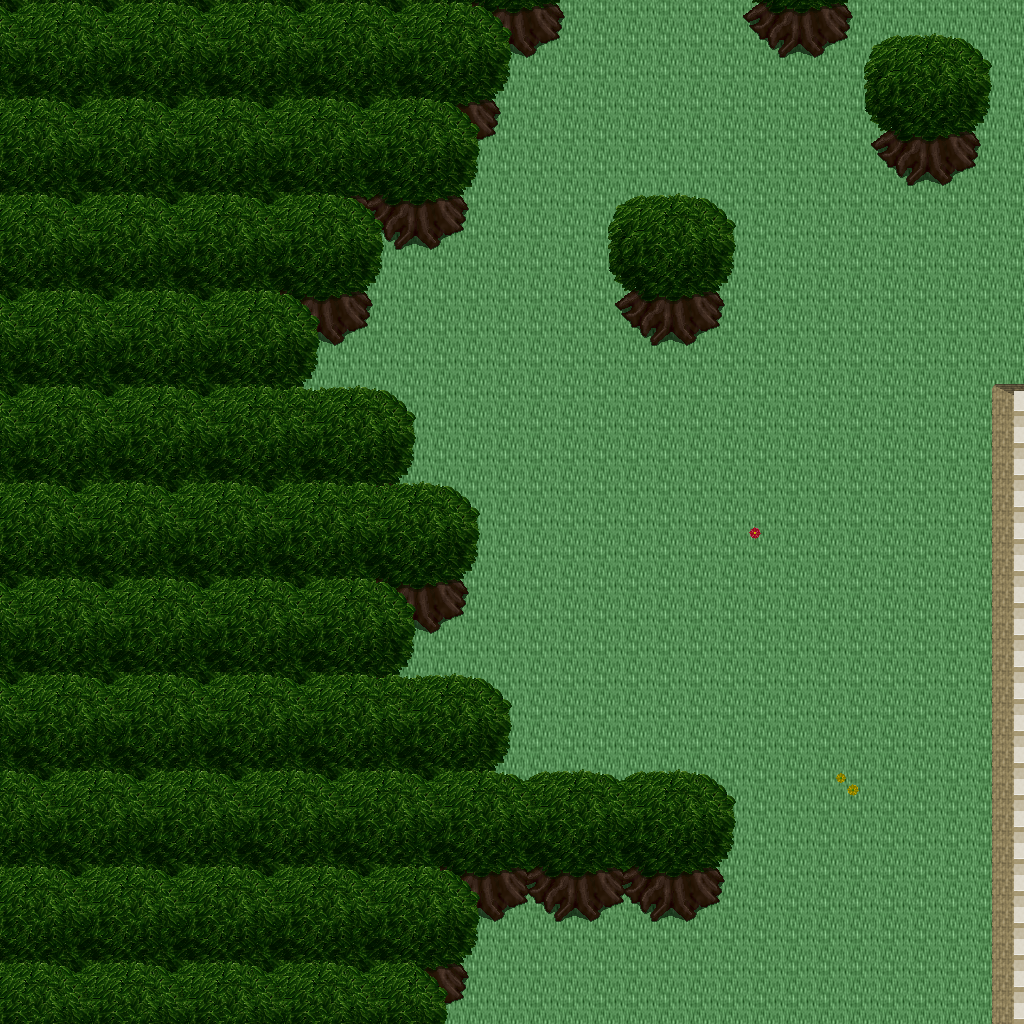

The image is a tile-based game level rendered from a .tmx file. Its description and source (layers, tilesets, objects; grid data summarised) follow:
An orthogonal 32x32 tile map with 32x32 px tiles, 5 tile layers (Ground, Objects, Objects2, Above, ...), 1 hidden layer not drawn, 46 tilesets.

<map version="1.10" tiledversion="1.11.0" orientation="orthogonal" renderorder="right-down" width="32" height="32" tilewidth="32" tileheight="32" infinite="0" nextlayerid="11" nextobjectid="1">
 <tileset firstgid="1" name="logic_collision" tilewidth="32" tileheight="32" tilecount="1" columns="1">
  <image source="../drawable/logic_collision.png" width="32" height="32" />
 </tileset>
 <tileset firstgid="2" name="ground_ground" tilewidth="32" tileheight="32" tilecount="33" columns="3">
  <image source="../drawable/ground_ground.png" width="96" height="352" />
 </tileset>
 <tileset firstgid="35" name="building_castle" tilewidth="32" tileheight="32" tilecount="320" columns="20">
  <image source="../drawable/building_castle.png" width="640" height="512" />
 </tileset>
 <tileset firstgid="355" name="item_weapon_cannon" tilewidth="32" tileheight="32" tilecount="12" columns="3">
  <image source="../drawable/item_weapon_cannon.png" width="96" height="128" />
 </tileset>
 <tileset firstgid="367" name="item_pot_barrels_1" tilewidth="32" tileheight="32" tilecount="8" columns="4">
  <image source="../drawable/item_pot_barrels_1.png" width="128" height="64" />
 </tileset>
 <tileset firstgid="375" name="plant_tree_tree_darkgreen" tilewidth="32" tileheight="32" tilecount="88" columns="8">
  <image source="../drawable/plant_tree_tree_darkgreen.png" width="256" height="352" />
 </tileset>
 <tileset firstgid="463" name="building_decoration_chimney_big" tilewidth="32" tileheight="32" tilecount="2" columns="1">
  <image source="../drawable/building_decoration_chimney_big.png" width="32" height="64" />
 </tileset>
 <tileset firstgid="465" name="building_door_door" tilewidth="32" tileheight="32" tilecount="6" columns="3">
  <image source="../drawable/building_door_door.png" width="96" height="64" />
 </tileset>
 <tileset firstgid="471" name="building_door_closed" tilewidth="32" tileheight="32" tilecount="1" columns="1">
  <image source="../drawable/building_door_closed.png" width="32" height="32" />
 </tileset>
 <tileset firstgid="472" name="building_window_window_centered" tilewidth="32" tileheight="32" tilecount="1" columns="1">
  <image source="../drawable/building_window_window_centered.png" width="32" height="32" />
 </tileset>
 <tileset firstgid="473" name="plant_bush_bushes" tilewidth="32" tileheight="32" tilecount="10" columns="5">
  <image source="../drawable/plant_bush_bushes.png" width="160" height="64" />
 </tileset>
 <tileset firstgid="483" name="furniture_sink_pale_brown_stone" tilewidth="32" tileheight="32" tilecount="4" columns="2">
  <image source="../drawable/furniture_sink_pale_brown_stone.png" width="64" height="64" />
 </tileset>
 <tileset firstgid="487" name="logic_item_sheepfood" tilewidth="32" tileheight="32" tilecount="1" columns="1">
  <image source="../drawable/logic_item_sheepfood.png" width="32" height="32" />
 </tileset>
 <tileset firstgid="488" name="logic_creature_sheep" tilewidth="32" tileheight="32" tilecount="1" columns="1">
  <image source="../drawable/logic_creature_sheep.png" width="32" height="32" />
 </tileset>
 <tileset firstgid="489" name="ground_grass_edges" tilewidth="32" tileheight="32" tilecount="36" columns="12">
  <image source="../drawable/ground_grass_edges.png" width="384" height="96" />
 </tileset>
 <tileset firstgid="525" name="ground_grass_corners" tilewidth="32" tileheight="32" tilecount="24" columns="6">
  <image source="../drawable/ground_grass_corners.png" width="192" height="128" />
 </tileset>
 <tileset firstgid="549" name="building_decoration_chimney" tilewidth="32" tileheight="32" tilecount="2" columns="1">
  <image source="../drawable/building_decoration_chimney.png" width="32" height="64" />
 </tileset>
 <tileset firstgid="551" name="plant_tree_taller_trees" tilewidth="32" tileheight="32" tilecount="32" columns="8">
  <image source="../drawable/plant_tree_taller_trees.png" width="256" height="128" />
 </tileset>
 <tileset firstgid="583" name="plant_vine" tilewidth="32" tileheight="32" tilecount="3" columns="1">
  <image source="../drawable/plant_vine.png" width="32" height="96" />
 </tileset>
 <tileset firstgid="586" name="logic_item_fruits" tilewidth="32" tileheight="32" tilecount="16" columns="8">
  <image source="../drawable/logic_item_fruits.png" width="256" height="64" />
 </tileset>
 <tileset firstgid="602" name="logic_item_vegetable" tilewidth="32" tileheight="32" tilecount="16" columns="8">
  <image source="../drawable/logic_item_vegetable.png" width="256" height="64" />
 </tileset>
 <tileset firstgid="618" name="building_fence_fence_chunky" tilewidth="32" tileheight="32" tilecount="21" columns="3">
  <image source="../drawable/building_fence_fence_chunky.png" width="96" height="224" />
 </tileset>
 <tileset firstgid="639" name="furniture_light_lamp_blue" tilewidth="32" tileheight="32" tilecount="3" columns="1">
  <image source="../drawable/furniture_light_lamp_blue.png" width="32" height="96" />
 </tileset>
 <tileset firstgid="642" name="light_dim_light_7x5" tilewidth="32" tileheight="32" tilecount="35" columns="7">
  <image source="../drawable/light_dim_light_7x5.png" width="224" height="160" />
 </tileset>
 <tileset firstgid="677" name="logic_protection" tilewidth="32" tileheight="32" tilecount="2" columns="2">
  <image source="../drawable/logic_protection.png" width="64" height="32" />
 </tileset>
 <tileset firstgid="679" name="logic_item_resources" tilewidth="32" tileheight="32" tilecount="6" columns="6">
  <image source="../drawable/logic_item_resources.png" width="192" height="32" />
 </tileset>
 <tileset firstgid="685" name="logic_item_mushroom" tilewidth="32" tileheight="32" tilecount="6" columns="6">
  <image source="../drawable/logic_item_mushroom.png" width="192" height="32" />
 </tileset>
 <tileset firstgid="691" name="plant_flower_daisy_blue" tilewidth="32" tileheight="32" tilecount="8" columns="2">
  <image source="../drawable/plant_flower_daisy_blue.png" width="64" height="128" />
 </tileset>
 <tileset firstgid="699" name="plant_flower_daisy_red" tilewidth="32" tileheight="32" tilecount="8" columns="2">
  <image source="../drawable/plant_flower_daisy_red.png" width="64" height="128" />
 </tileset>
 <tileset firstgid="707" name="plant_flower_daisy_white" tilewidth="32" tileheight="32" tilecount="8" columns="2">
  <image source="../drawable/plant_flower_daisy_white.png" width="64" height="128" />
 </tileset>
 <tileset firstgid="715" name="plant_flower_daisy_yellow" tilewidth="32" tileheight="32" tilecount="8" columns="2">
  <image source="../drawable/plant_flower_daisy_yellow.png" width="64" height="128" />
 </tileset>
 <tileset firstgid="723" name="logic_creature_animal" tilewidth="32" tileheight="32" tilecount="32" columns="8">
  <image source="../drawable/logic_creature_animal.png" width="256" height="128" />
 </tileset>
 <tileset firstgid="755" name="logic_creature_rodent" tilewidth="32" tileheight="32" tilecount="8" columns="8">
  <image source="../drawable/logic_creature_rodent.png" width="256" height="32" />
 </tileset>
 <tileset firstgid="763" name="item_hen_nest" tilewidth="32" tileheight="32" tilecount="1" columns="1">
  <image source="../drawable/item_hen_nest.png" width="32" height="32" />
 </tileset>
 <tileset firstgid="764" name="logic_item_dairy" tilewidth="32" tileheight="32" tilecount="1" columns="1">
  <image source="../drawable/logic_item_dairy.png" width="32" height="32" />
 </tileset>
 <tileset firstgid="765" name="plant_flower_red_blue_clusters" tilewidth="32" tileheight="32" tilecount="4" columns="1">
  <image source="../drawable/plant_flower_red_blue_clusters.png" width="32" height="128" />
 </tileset>
 <tileset firstgid="769" name="plant_flower_pointed_yellow" tilewidth="32" tileheight="32" tilecount="2" columns="2">
  <image source="../drawable/plant_flower_pointed_yellow.png" width="64" height="32" />
 </tileset>
 <tileset firstgid="771" name="building_decoration_banner" tilewidth="32" tileheight="32" tilecount="12" columns="1">
  <image source="../drawable/building_decoration_banner.png" width="32" height="384" />
 </tileset>
 <tileset firstgid="783" name="logic_creature_fowl" tilewidth="32" tileheight="32" tilecount="6" columns="6">
  <image source="../drawable/logic_creature_fowl.png" width="192" height="32" />
 </tileset>
 <tileset firstgid="789" name="logic_portal" tilewidth="32" tileheight="32" tilecount="24" columns="8">
  <image source="../drawable/logic_portal.png" width="256" height="96" />
 </tileset>
 <tileset firstgid="813" name="building_cottage" tilewidth="32" tileheight="32" tilecount="256" columns="16">
  <image source="../drawable/building_cottage.png" width="512" height="512" />
 </tileset>
 <tileset firstgid="1069" name="building_roof_thatched_roof" tilewidth="32" tileheight="32" tilecount="256" columns="16">
  <image source="../drawable/building_roof_thatched_roof.png" width="512" height="512" />
 </tileset>
 <tileset firstgid="1325" name="building_door_doors" tilewidth="32" tileheight="32" tilecount="256" columns="16">
  <image source="../drawable/building_door_doors.png" width="512" height="512" />
 </tileset>
 <tileset firstgid="1581" name="building_window_windows" tilewidth="32" tileheight="32" tilecount="256" columns="16">
  <image source="../drawable/building_window_windows.png" width="512" height="512" />
 </tileset>
 <tileset firstgid="1837" name="ground_ground_3" tilewidth="32" tileheight="32" tilecount="5" columns="5">
  <image source="../drawable/ground_ground_3.png" width="160" height="32" />
 </tileset>
 <tileset firstgid="1842" name="plant_bush_leafy" tilewidth="32" tileheight="32" tilecount="48" columns="8">
  <image source="../drawable/plant_bush_leafy.png" width="256" height="192" />
 </tileset>
 <layer id="1" name="Ground" width="32" height="32">
  <data>[1024 cells, 1024 non-empty, 2 distinct tile ids]</data>
 </layer>
 <layer id="2" name="Objects" width="32" height="32">
  <data>[1024 cells, 359 non-empty, 17 distinct tile ids]</data>
 </layer>
 <layer id="3" name="Objects2" width="32" height="32">
  <data>[1024 cells, 0 non-empty, 0 distinct tile ids]</data>
 </layer>
 <layer id="4" name="Above" width="32" height="32">
  <data>[1024 cells, 496 non-empty, 22 distinct tile ids]</data>
 </layer>
 <layer id="5" name="Above2" width="32" height="32">
  <data>[1024 cells, 0 non-empty, 0 distinct tile ids]</data>
 </layer>
 <layer id="6" name="Walkable" width="32" height="32" visible="0">
  <data>[1024 cells, 503 non-empty, 1 distinct tile ids]</data>
 </layer>
 <objectgroup id="7" name="Mapevents" />
 <objectgroup id="8" name="Spawn" />
 <objectgroup id="9" name="Keys" />
 <objectgroup id="10" name="Replace" />
</map>
